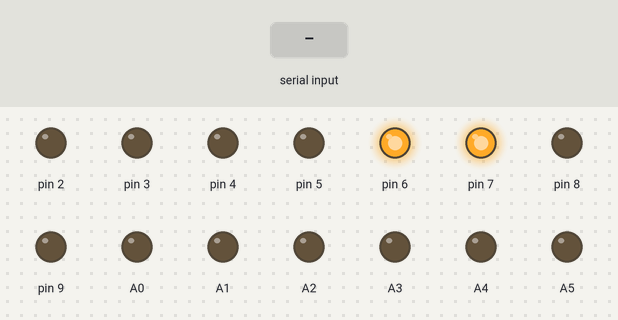
A sketch run on a simulated Arduino Uno, built with avr-gcc and run on an emulated ATmega328P. Parts: output pins drawn as LEDs (lit = HIGH). Dashed ring = blinking. The inputs (shaded band) are chosen by the test bench.

Above: at 1.2 s.
1.3 s: "90,45\n" received over Serial
At 1.75 s:
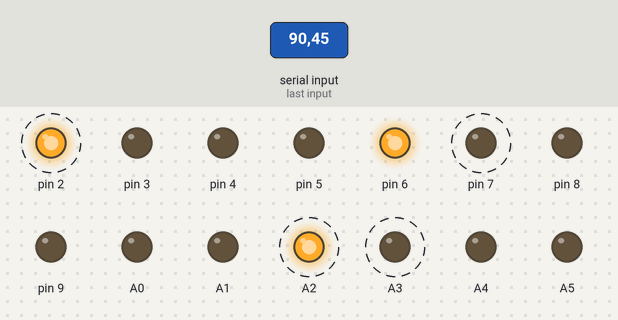
4.3 s: byte 65 ('A') received over Serial
At 4.8 s:
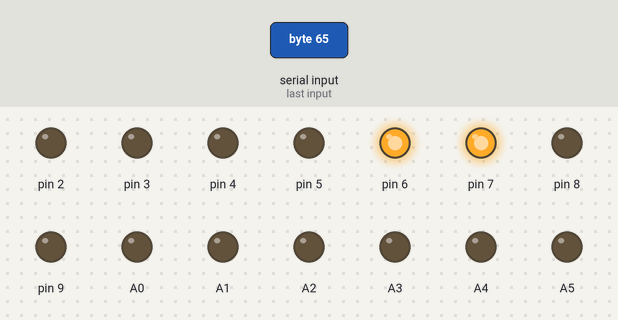
5.9 s: byte 66 ('B') received over Serial
At 7.2 s:
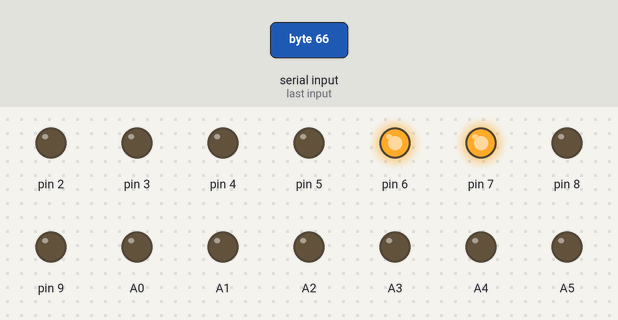
7.5 s: byte 67 ('C') received over Serial
At 8.4 s:
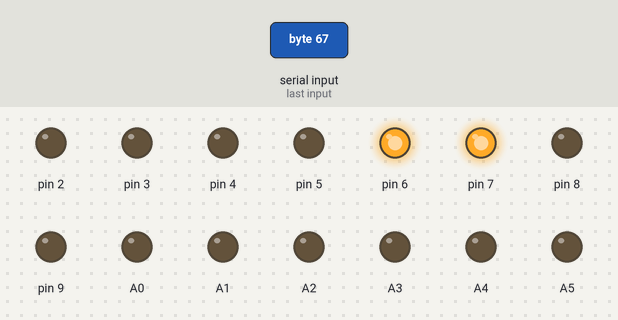
9.1 s: byte 68 ('D') received over Serial
At 9.6 s:
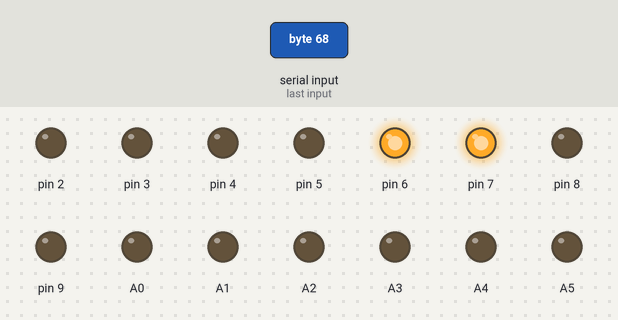
10.7 s: byte 69 ('E') received over Serial
At 12.0 s:
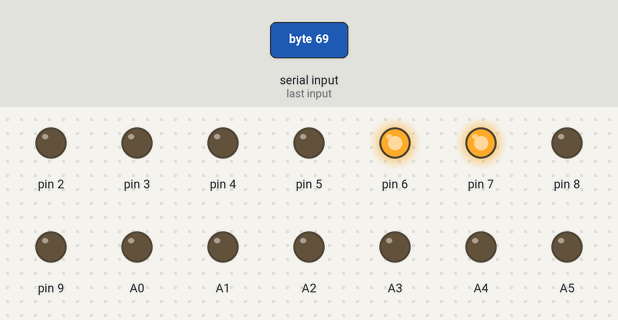
Timing chart, 0 to 13.3 s (numbered marks = the images above; inputs shaded):
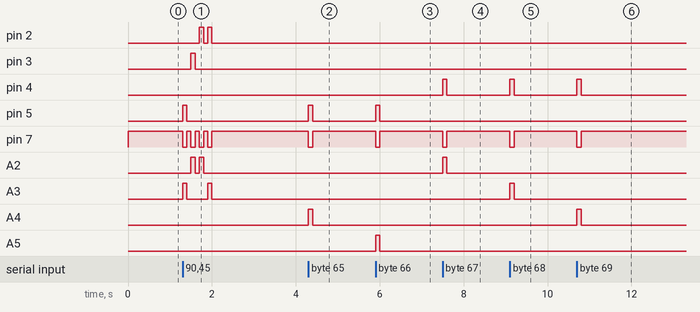

The sketch:

mz40kKeypad.ino
```cpp
//-----------------------------------------------
// MIDI interface for MZ-40K by Arduino
//    by Oh!Ishi / Nibbles lab.
//-----------------------------------------------

byte pC[32] = {0x04, 0x08, 0x10, 0x20, 0x04, 0x08, 0x10, 0x20, 0x04, 0x08, 0x10, 0x20, 0x04, 0x08, 0x10, 0x20, 0x04, 0x08, 0x10, 0x20, 0x04, 0x08, 0x10, 0x20, 0x06, 0x0a, 0x12, 0x22, 0x05, 0x09, 0x11, 0x21};
byte pD[32] = {0x48, 0x48, 0x48, 0x48, 0x44, 0x44, 0x44, 0x44, 0x60, 0x60, 0x60, 0x60, 0x50, 0x50, 0x50, 0x50, 0x40, 0x40, 0x40, 0x40, 0x40, 0x40, 0x40, 0x40, 0x40, 0x40, 0x40, 0x40, 0x40, 0x40, 0x40, 0x40};
byte pB[32] = {0x00, 0x00, 0x00, 0x00, 0x00, 0x00, 0x00, 0x00, 0x00, 0x00, 0x00, 0x00, 0x00, 0x00, 0x00, 0x00, 0x02, 0x02, 0x02, 0x02, 0x01, 0x01, 0x01, 0x01, 0x00, 0x00, 0x00, 0x00, 0x00, 0x00, 0x00, 0x00};

// キーを離す
void keyOff() {
  // マトリクスをリセット
  PORTC = 0;
  PORTD = 0xc0;
  PORTB = 0;
}

// キーを押す
void keyOn(byte key) {
  // マトリクスをセット
  PORTC = pC[key];
  PORTD = pD[key];
  PORTB = pB[key];
}

void setup() {
  pinMode(A0, OUTPUT);
  pinMode(A1, OUTPUT);
  pinMode(A2, OUTPUT);
  pinMode(A3, OUTPUT);
  pinMode(A4, OUTPUT);
  pinMode(A5, OUTPUT);
  pinMode(2, OUTPUT);
  pinMode(3, OUTPUT);
  pinMode(4, OUTPUT);
  pinMode(5, OUTPUT);
  pinMode(6, OUTPUT);
  pinMode(7, OUTPUT);
  pinMode(8, OUTPUT);
  pinMode(9, OUTPUT);
  pinMode(10, INPUT_PULLUP);
  pinMode(11, INPUT_PULLUP);
  pinMode(12, INPUT_PULLUP);
  pinMode(13, INPUT_PULLUP);

  Serial.begin(9600);

  keyOff();
}

void loop() {
  int dat = Serial.read();

  if (dat != -1) {
    switch (dat) {
      case '0':
      case '1':
      case '2':
      case '3':
      case '4':
      case '5':
      case '6':
      case '7':
      case '8':
      case '9':
        keyOn(dat - '0');
        break;
      case 'A':
      case 'B':
      case 'C':
      case 'D':
      case 'E':
      case 'F':
        keyOn(dat - 'A' + 10);
        break;
      case 'a':
      case 'b':
      case 'c':
      case 'd':
      case 'e':
      case 'f':
        keyOn(dat - 'a' + 10);
        break;
      case '@':
        keyOn(16);
        break;
      case 'R':
      case 'r':
        keyOn(17);
        break;
      case 'W':
      case 'w':
        keyOn(18);
        break;
      case 'L':
      case 'l':
        keyOn(19);
        break;
      default:
        return;
    }
    delay(100);
    keyOff();
    delay(100);
  }
}
```

Measured:
- after the input at 1.3 s, pin 2: alternates HIGH for 0.10 s and LOW for 0.10 s, 4 changes in all, then stays LOW, starting after 0.40 s; pin 3: LOW → HIGH after 0.20 s, → LOW 0.10 s later
- after the input at 4.3 s, pin 5, A4: LOW → HIGH at once, → LOW 0.10 s later; pin 7: HIGH → LOW at once, → HIGH 0.10 s later
- after the input at 5.9 s, pin 5, A5: LOW → HIGH at once, → LOW 0.10 s later; pin 7: HIGH → LOW at once, → HIGH 0.10 s later
- after the input at 7.5 s, pin 4, A2: LOW → HIGH at once, → LOW 0.10 s later; pin 7: HIGH → LOW at once, → HIGH 0.10 s later
- after the input at 9.1 s, pin 4, A3: LOW → HIGH at once, → LOW 0.10 s later; pin 7: HIGH → LOW at once, → HIGH 0.10 s later
- after the input at 10.7 s, pin 4, A4: LOW → HIGH at once, → LOW 0.10 s later; pin 7: HIGH → LOW at once, → HIGH 0.10 s later
